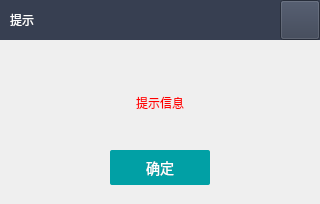
<?xml version="1.0" encoding="UTF-8"?>
<ui version="4.0">
 <class>firmMiniMessage</class>
 <widget class="QWidget" name="firmMiniMessage">
  <property name="geometry">
   <rect>
    <x>0</x>
    <y>0</y>
    <width>320</width>
    <height>204</height>
   </rect>
  </property>
  <property name="minimumSize">
   <size>
    <width>320</width>
    <height>204</height>
   </size>
  </property>
  <property name="maximumSize">
   <size>
    <width>320</width>
    <height>204</height>
   </size>
  </property>
  <property name="windowTitle">
   <string>Form</string>
  </property>
  <layout class="QGridLayout" name="gridLayout">
   <property name="leftMargin">
    <number>0</number>
   </property>
   <property name="topMargin">
    <number>0</number>
   </property>
   <property name="rightMargin">
    <number>0</number>
   </property>
   <property name="bottomMargin">
    <number>0</number>
   </property>
   <property name="spacing">
    <number>0</number>
   </property>
   <item row="0" column="0">
    <layout class="QVBoxLayout" name="verticalLayout">
     <property name="spacing">
      <number>0</number>
     </property>
     <item>
      <widget class="QWidget" name="widget" native="true">
       <property name="minimumSize">
        <size>
         <width>320</width>
         <height>40</height>
        </size>
       </property>
       <property name="maximumSize">
        <size>
         <width>320</width>
         <height>40</height>
        </size>
       </property>
       <property name="styleSheet">
        <string notr="true">background-color: rgb(55, 63, 81);</string>
       </property>
       <widget class="QPushButton" name="btn_exit">
        <property name="geometry">
         <rect>
          <x>280</x>
          <y>0</y>
          <width>40</width>
          <height>40</height>
         </rect>
        </property>
        <property name="sizePolicy">
         <sizepolicy hsizetype="Fixed" vsizetype="Fixed">
          <horstretch>40</horstretch>
          <verstretch>40</verstretch>
         </sizepolicy>
        </property>
        <property name="minimumSize">
         <size>
          <width>40</width>
          <height>40</height>
         </size>
        </property>
        <property name="styleSheet">
         <string notr="true"/>
        </property>
        <property name="text">
         <string/>
        </property>
       </widget>
       <widget class="QLabel" name="lab_title">
        <property name="geometry">
         <rect>
          <x>10</x>
          <y>10</y>
          <width>91</width>
          <height>20</height>
         </rect>
        </property>
        <property name="styleSheet">
         <string notr="true">color: rgb(255, 255, 255);
font: 16pt &quot;黑体&quot;;</string>
        </property>
        <property name="text">
         <string>提示</string>
        </property>
        <property name="alignment">
         <set>Qt::AlignLeading|Qt::AlignLeft|Qt::AlignVCenter</set>
        </property>
       </widget>
      </widget>
     </item>
     <item>
      <spacer name="verticalSpacer">
       <property name="orientation">
        <enum>Qt::Vertical</enum>
       </property>
       <property name="sizeType">
        <enum>QSizePolicy::Preferred</enum>
       </property>
       <property name="sizeHint" stdset="0">
        <size>
         <width>20</width>
         <height>54</height>
        </size>
       </property>
      </spacer>
     </item>
     <item>
      <layout class="QHBoxLayout" name="horizontalLayout_2">
       <item>
        <spacer name="horizontalSpacer_4">
         <property name="orientation">
          <enum>Qt::Horizontal</enum>
         </property>
         <property name="sizeType">
          <enum>QSizePolicy::Fixed</enum>
         </property>
         <property name="sizeHint" stdset="0">
          <size>
           <width>5</width>
           <height>20</height>
          </size>
         </property>
        </spacer>
       </item>
       <item>
        <widget class="QLabel" name="label">
         <property name="minimumSize">
          <size>
           <width>0</width>
           <height>16</height>
          </size>
         </property>
         <property name="maximumSize">
          <size>
           <width>315</width>
           <height>16</height>
          </size>
         </property>
         <property name="layoutDirection">
          <enum>Qt::LeftToRight</enum>
         </property>
         <property name="styleSheet">
          <string notr="true">color: rgb(255, 0, 0);
font: 12pt &quot;黑体&quot;;
border-width:0;
border-style:outset;</string>
         </property>
         <property name="text">
          <string>提示信息</string>
         </property>
         <property name="alignment">
          <set>Qt::AlignCenter</set>
         </property>
        </widget>
       </item>
       <item>
        <spacer name="horizontalSpacer_3">
         <property name="orientation">
          <enum>Qt::Horizontal</enum>
         </property>
         <property name="sizeType">
          <enum>QSizePolicy::Fixed</enum>
         </property>
         <property name="sizeHint" stdset="0">
          <size>
           <width>5</width>
           <height>20</height>
          </size>
         </property>
        </spacer>
       </item>
      </layout>
     </item>
     <item>
      <spacer name="verticalSpacer_2">
       <property name="orientation">
        <enum>Qt::Vertical</enum>
       </property>
       <property name="sizeType">
        <enum>QSizePolicy::Preferred</enum>
       </property>
       <property name="sizeHint" stdset="0">
        <size>
         <width>20</width>
         <height>39</height>
        </size>
       </property>
      </spacer>
     </item>
     <item>
      <layout class="QHBoxLayout" name="horizontalLayout" stretch="110,100,110">
       <property name="spacing">
        <number>0</number>
       </property>
       <item>
        <spacer name="horizontalSpacer">
         <property name="orientation">
          <enum>Qt::Horizontal</enum>
         </property>
         <property name="sizeType">
          <enum>QSizePolicy::Fixed</enum>
         </property>
         <property name="sizeHint" stdset="0">
          <size>
           <width>110</width>
           <height>20</height>
          </size>
         </property>
        </spacer>
       </item>
       <item>
        <widget class="QPushButton" name="pushButton">
         <property name="sizePolicy">
          <sizepolicy hsizetype="Fixed" vsizetype="Fixed">
           <horstretch>0</horstretch>
           <verstretch>0</verstretch>
          </sizepolicy>
         </property>
         <property name="minimumSize">
          <size>
           <width>100</width>
           <height>35</height>
          </size>
         </property>
         <property name="maximumSize">
          <size>
           <width>100</width>
           <height>35</height>
          </size>
         </property>
         <property name="styleSheet">
          <string notr="true">QPushButton{ font: bold large 'SourceHanSansK-Regular';font-size:14px;
                                border: 0px solid;
                                background-color:rgb(1, 160, 165);
                                color:rgba(255, 255, 255,1);
                                border-radius: 2px;
                                }
                                QPushButton:disabled{
                                background-color:#DCDCDC;
                                border-radius:2px;
                                color:#FFFFFF;    
                                }
                                QPushButton:hover{
                                border: 0px solid;
                                background-color:rgba(88, 164, 176,1);
                                color:rgba(255, 255, 255,1);
                                border-radius:2px;
                                opacity:0.2;
                                }
                                QPushButton:pressed{
                                background-color:rgba(58, 108, 116,1);
                                color:rgba(255, 255, 255,1);
                                border-radius:2px;
                                }</string>
         </property>
         <property name="text">
          <string>确定</string>
         </property>
        </widget>
       </item>
       <item>
        <spacer name="horizontalSpacer_2">
         <property name="orientation">
          <enum>Qt::Horizontal</enum>
         </property>
         <property name="sizeType">
          <enum>QSizePolicy::Fixed</enum>
         </property>
         <property name="sizeHint" stdset="0">
          <size>
           <width>110</width>
           <height>20</height>
          </size>
         </property>
        </spacer>
       </item>
      </layout>
     </item>
     <item>
      <spacer name="verticalSpacer_3">
       <property name="orientation">
        <enum>Qt::Vertical</enum>
       </property>
       <property name="sizeType">
        <enum>QSizePolicy::Preferred</enum>
       </property>
       <property name="sizeHint" stdset="0">
        <size>
         <width>20</width>
         <height>20</height>
        </size>
       </property>
      </spacer>
     </item>
    </layout>
   </item>
  </layout>
 </widget>
 <resources/>
 <connections/>
</ui>
